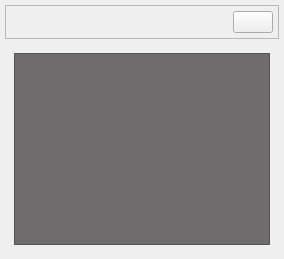
           <widget class="QWidget" name="rightmenu" native="true">
            <property name="minimumSize">
             <size>
              <width>200</width>
              <height>0</height>
             </size>
            </property>
            <layout class="QVBoxLayout" name="verticalLayout_11">
             <property name="spacing">
              <number>0</number>
             </property>
             <property name="leftMargin">
              <number>0</number>
             </property>
             <property name="topMargin">
              <number>0</number>
             </property>
             <property name="rightMargin">
              <number>0</number>
             </property>
             <property name="bottomMargin">
              <number>0</number>
             </property>
             <item>
              <widget class="QWidget" name="rightsubmenu" native="true">
               <property name="minimumSize">
                <size>
                 <width>200</width>
                 <height>0</height>
                </size>
               </property>
               <layout class="QVBoxLayout" name="verticalLayout_12">
                <property name="spacing">
                 <number>5</number>
                </property>
                <property name="leftMargin">
                 <number>5</number>
                </property>
                <property name="topMargin">
                 <number>5</number>
                </property>
                <property name="rightMargin">
                 <number>5</number>
                </property>
                <property name="bottomMargin">
                 <number>5</number>
                </property>
                <item>
                 <widget class="QFrame" name="frame_8">
                  <property name="frameShape">
                   <enum>QFrame::StyledPanel</enum>
                  </property>
                  <property name="frameShadow">
                   <enum>QFrame::Raised</enum>
                  </property>
                  <layout class="QHBoxLayout" name="horizontalLayout_9">
                   <property name="spacing">
                    <number>5</number>
                   </property>
                   <property name="leftMargin">
                    <number>5</number>
                   </property>
                   <property name="topMargin">
                    <number>5</number>
                   </property>
                   <property name="rightMargin">
                    <number>5</number>
                   </property>
                   <property name="bottomMargin">
                    <number>5</number>
                   </property>
                   <item>
                    <widget class="QLabel" name="menusuperior">
                     <property name="text">
                      <string/>
                     </property>
                     <property name="alignment">
                      <set>Qt::AlignCenter</set>
                     </property>
                    </widget>
                   </item>
                   <item alignment="Qt::AlignRight">
                    <widget class="QPushButton" name="cerrarBtn2">
                     <property name="text">
                      <string/>
                     </property>
                     <property name="icon">
                      <iconset>
                       <normaloff>feather/x-circle.svg</normaloff>feather/x-circle.svg</iconset>
                     </property>
                     <property name="iconSize">
                      <size>
                       <width>24</width>
                       <height>24</height>
                      </size>
                     </property>
                    </widget>
                   </item>
                  </layout>
                 </widget>
                </item>
                <item>
                 <widget class="QStackedWidget" name="stackedWidget">
                  <property name="currentIndex">
                   <number>0</number>
                  </property>
                  <widget class="QWidget" name="notificaciones">
                   <layout class="QVBoxLayout" name="verticalLayout_13">
                    <item>
                     <widget class="QListWidget" name="lista_notifiaciones">
                      <property name="styleSheet">
                       <string notr="true">background-color: rgb(111, 108, 109);</string>
                      </property>
                     </widget>
                    </item>
                   </layout>
                  </widget>
                  <widget class="QWidget" name="mas">
                   <layout class="QVBoxLayout" name="verticalLayout_14"/>
                  </widget>
                 </widget>
                </item>
               </layout>
              </widget>
             </item>
            </layout>
           </widget>
